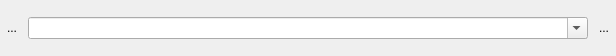
<?xml version="1.0" encoding="UTF-8"?>
<ui version="4.0">
 <class>HistoryView</class>
 <widget class="QWidget" name="HistoryView">
  <property name="geometry">
   <rect>
    <x>0</x>
    <y>0</y>
    <width>616</width>
    <height>56</height>
   </rect>
  </property>
  <property name="sizePolicy">
   <sizepolicy hsizetype="Expanding" vsizetype="Preferred">
    <horstretch>0</horstretch>
    <verstretch>0</verstretch>
   </sizepolicy>
  </property>
  <property name="windowTitle">
   <string>Form</string>
  </property>
  <layout class="QHBoxLayout" name="horizontalLayout">
   <property name="spacing">
    <number>4</number>
   </property>
   <property name="leftMargin">
    <number>0</number>
   </property>
   <property name="topMargin">
    <number>0</number>
   </property>
   <property name="rightMargin">
    <number>0</number>
   </property>
   <property name="bottomMargin">
    <number>0</number>
   </property>
   <item>
    <widget class="QToolButton" name="bn_back">
     <property name="text">
      <string>...</string>
     </property>
     <property name="icon">
      <iconset>
       <normaloff>../resource/icons/ic_backspace_white_48dp.png</normaloff>../resource/icons/ic_backspace_white_48dp.png</iconset>
     </property>
     <property name="iconSize">
      <size>
       <width>32</width>
       <height>32</height>
      </size>
     </property>
     <property name="autoRaise">
      <bool>true</bool>
     </property>
    </widget>
   </item>
   <item>
    <widget class="QComboBox" name="combo_history">
     <property name="sizePolicy">
      <sizepolicy hsizetype="Expanding" vsizetype="Fixed">
       <horstretch>0</horstretch>
       <verstretch>0</verstretch>
      </sizepolicy>
     </property>
     <property name="editable">
      <bool>true</bool>
     </property>
     <property name="currentText">
      <string notr="true"/>
     </property>
     <property name="maxVisibleItems">
      <number>30</number>
     </property>
     <property name="duplicatesEnabled">
      <bool>true</bool>
     </property>
    </widget>
   </item>
   <item>
    <widget class="QToolButton" name="bn_go">
     <property name="text">
      <string>...</string>
     </property>
     <property name="icon">
      <iconset>
       <normaloff>../resource/icons/ic_forward_white_48dp.png</normaloff>../resource/icons/ic_forward_white_48dp.png</iconset>
     </property>
     <property name="iconSize">
      <size>
       <width>32</width>
       <height>32</height>
      </size>
     </property>
     <property name="autoRaise">
      <bool>true</bool>
     </property>
    </widget>
   </item>
  </layout>
 </widget>
 <resources/>
 <connections/>
</ui>
